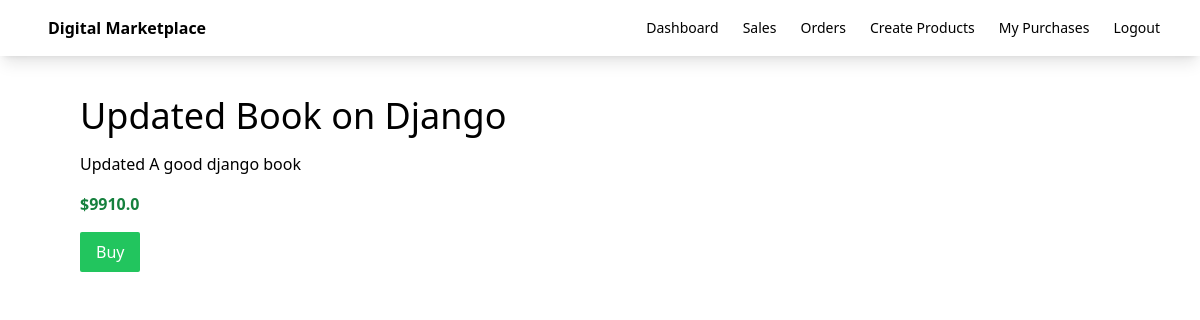
Screenshot of /product/2/ with the database file from the repository.
### myapp/models.py (models this page shows, shortened)
class Product(models.Model):
    seller = models.ForeignKey(User, on_delete=models.CASCADE)
    name = models.CharField(max_length=100)
    description = models.CharField(max_length=100)
    price = models.FloatField()
    file = models.FileField(upload_to='uploads')
    total_sales_amount = models.IntegerField(default=0)
    total_sales = models.IntegerField(default=0)

### myapp/views.py (the view)
# urls.py: path('product/<int:id>/',views.detail,name='detail'),
def detail(request,id):
    product = Product.objects.get(id=id)
    stripe_publishable_key = settings.STRIPE_PUBLISHABLE_KEY
    return render(request, 'myapp/detail.html',{'product':product,'stripe_publishable_key':stripe_publishable_key})

### myapp/templates/myapp/detail.html (shortened to what this page needs)
{% extends 'myapp/base.html' %}
{% block body %}
<div class="flex p-10">
  <div class="pl-10">
    <div class="text-4xl mb-4">{{ product.name }}</div>
    <div class="mb-4">{{ product.description }}</div>
    <div class="mb-4 text-green-700 font-bold">${{ product.price }}</div>
    <div>
      <button
        id="checkout-button"
        class="bg-green-500 text-white px-4 py-2 rounded-sm"
      >
        Buy
      </button>
    </div>
  </div>
</div>
{% endblock %}

### rows the page displays
Product: name "Updated Book on Django", description "Updated A good django book", price "9910.0"
